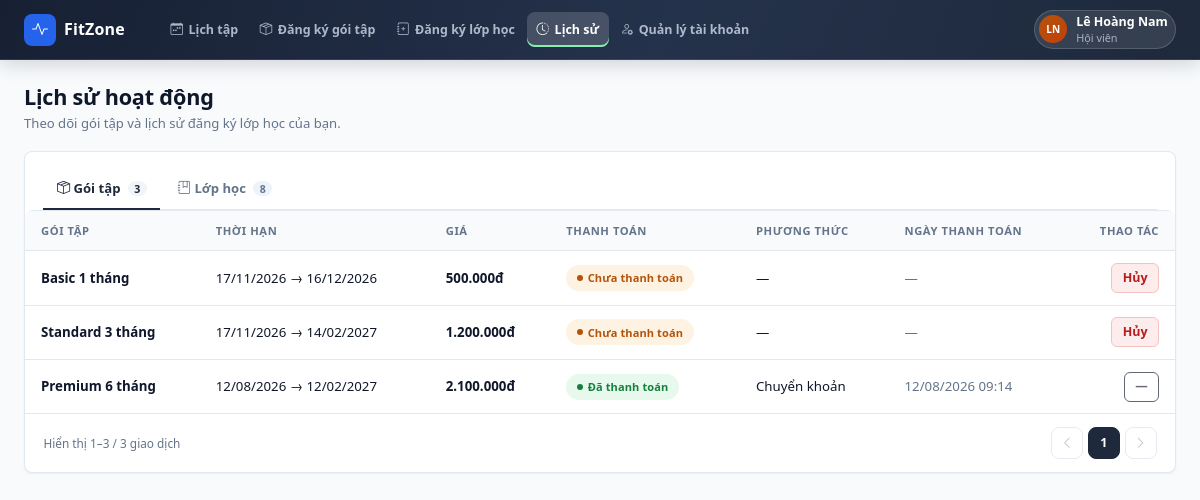
The page /customer/history.php (signed in) on the database as committed earlier.
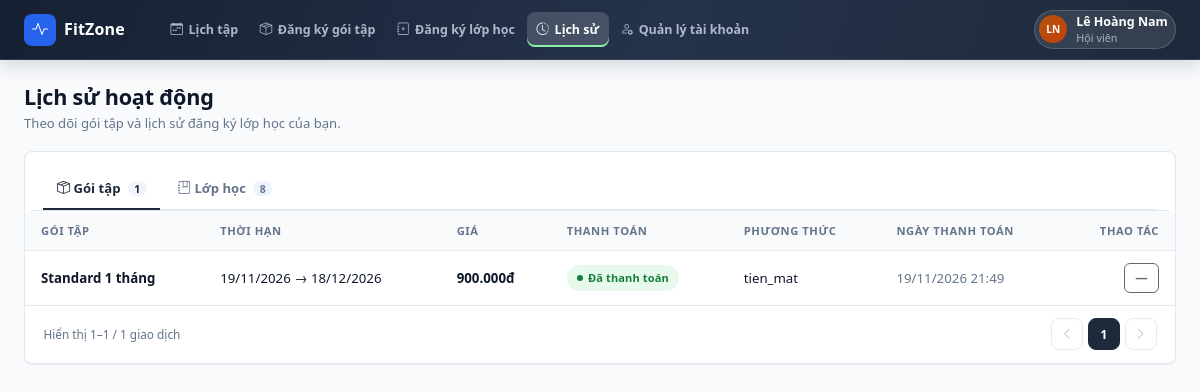
The same page on the database as committed later.
### tables this page shows
CREATE TABLE `tai_khoan` (
  `id` int(10) unsigned NOT NULL AUTO_INCREMENT,
  `ten_dang_nhap` varchar(50) NOT NULL,
  `mat_khau` varchar(255) NOT NULL,
  `ho_ten` varchar(100) NOT NULL,
  `vai_tro` varchar(20) NOT NULL DEFAULT 'customer',
  `trang_thai` tinyint(1) NOT NULL DEFAULT 1,
  `created_at` datetime NOT NULL DEFAULT current_timestamp(),
  PRIMARY KEY (`id`),
  UNIQUE KEY `uq_tai_khoan_ten` (`ten_dang_nhap`)
);

CREATE TABLE `hoi_vien` (
  `id` int(10) unsigned NOT NULL AUTO_INCREMENT,
  `tai_khoan_id` int(10) unsigned DEFAULT NULL,
  `ho_ten` varchar(100) NOT NULL,
  `sdt` varchar(15) NOT NULL,
  `email` varchar(100) NOT NULL,
  `gioi_tinh` varchar(10) DEFAULT NULL,
  `ngay_sinh` date DEFAULT NULL,
  `dia_chi` varchar(255) DEFAULT NULL,
  `ghi_chu` text DEFAULT NULL,
  `chieu_cao` decimal(5,1) DEFAULT NULL,
  `can_nang` decimal(5,1) DEFAULT NULL,
  `muc_tieu` varchar(100) DEFAULT NULL,
  `trang_thai` varchar(20) NOT NULL DEFAULT 'hoat_dong',
  `deleted_at` datetime DEFAULT NULL,
  `created_at` datetime NOT NULL DEFAULT current_timestamp(),
  `updated_at` datetime NOT NULL DEFAULT current_timestamp() ON UPDATE current_timestamp(),
  PRIMARY KEY (`id`),
  UNIQUE KEY `uq_hoi_vien_email` (`email`),
  KEY `fk_hoi_vien_tai_khoan` (`tai_khoan_id`),
  CONSTRAINT `fk_hoi_vien_tai_khoan` FOREIGN KEY (`tai_khoan_id`) REFERENCES `tai_khoan` (`id`) ON DELETE SET NULL
);

CREATE TABLE `dang_ky_goi` (
  `id` int(10) unsigned NOT NULL AUTO_INCREMENT,
  `hoi_vien_id` int(10) unsigned NOT NULL,
  `goi_tap_id` int(10) unsigned NOT NULL,
  `ngay_bat_dau` date NOT NULL,
  `ngay_ket_thuc` date NOT NULL,
  `gia_tai_thoi_diem` bigint(20) NOT NULL,
  `gia_niem_yet` bigint(20) DEFAULT NULL,
  `so_tien_giam` bigint(20) NOT NULL DEFAULT 0,
  `trang_thai` varchar(30) NOT NULL DEFAULT 'chua_thanh_toan',
  `loai_giao_dich` varchar(20) NOT NULL DEFAULT 'mua_moi',
  `dang_ky_goc_id` int(10) unsigned DEFAULT NULL,
  `phuong_thuc` varchar(30) DEFAULT NULL,
  `ngay_thanh_toan` datetime DEFAULT NULL,
  `nhan_vien_id` int(10) unsigned DEFAULT NULL,
  `created_at` datetime NOT NULL DEFAULT current_timestamp(),
  `updated_at` datetime NOT NULL DEFAULT current_timestamp() ON UPDATE current_timestamp(),
  PRIMARY KEY (`id`),
  KEY `fk_dang_ky_goi_hoi_vien` (`hoi_vien_id`),
  KEY `fk_dang_ky_goi_goi_tap` (`goi_tap_id`),
  KEY `fk_dang_ky_goi_nhan_vien` (`nhan_vien_id`),
  KEY `fk_dang_ky_goi_goc` (`dang_ky_goc_id`),
  CONSTRAINT `fk_dang_ky_goi_goc` FOREIGN KEY (`dang_ky_goc_id`) REFERENCES `dang_ky_goi` (`id`) ON DELETE SET NULL,
  CONSTRAINT `fk_dang_ky_goi_goi_tap` FOREIGN KEY (`goi_tap_id`) REFERENCES `goi_tap` (`id`),
  CONSTRAINT `fk_dang_ky_goi_hoi_vien` FOREIGN KEY (`hoi_vien_id`) REFERENCES `hoi_vien` (`id`),
  CONSTRAINT `fk_dang_ky_goi_nhan_vien` FOREIGN KEY (`nhan_vien_id`) REFERENCES `tai_khoan` (`id`) ON DELETE SET NULL
);

CREATE TABLE `goi_tap` (
  `id` int(10) unsigned NOT NULL AUTO_INCREMENT,
  `ten_goi` varchar(100) NOT NULL,
  `thoi_han_ngay` int(11) NOT NULL,
  `gia` bigint(20) NOT NULL,
  `mo_ta` text DEFAULT NULL,
  `cap_do` varchar(20) NOT NULL DEFAULT 'basic',
  `trang_thai` varchar(20) NOT NULL DEFAULT 'dang_ban',
  `deleted_at` datetime DEFAULT NULL,
  `created_at` datetime NOT NULL DEFAULT current_timestamp(),
  `updated_at` datetime NOT NULL DEFAULT current_timestamp() ON UPDATE current_timestamp(),
  PRIMARY KEY (`id`)
);

### common/functions.php (called while the page is built, shortened)
<?php
function common_root_url(): string
{
    $script = str_replace('\\', '/', (string) ($_SERVER['SCRIPT_NAME'] ?? ''));
    $directory = trim(basename(dirname($script)), '/');
    if (in_array($directory, ['admin', 'customer', 'instructor', 'common'], true)) {
        return rtrim(dirname(dirname($script)), '/');
    }
    return rtrim(dirname($script), '/');
}
function common_url(string $path = '/'): string
{
    $path = '/' . ltrim($path, '/');
    $map = [
        '/' => '/index.php',
        '/login' => '/login.php',
        '/register' => '/register.php',
        '/admin' => '/admin/index.php',
        '/customer' => '/customer/index.php',
        '/instructor' => '/instructor/index.php',
    ];
    if (isset($map[$path])) {
        $path = $map[$path];
    } elseif (
        !str_contains($path, '.')
        && !str_contains($path, '#')
        && !str_starts_with($path, '/common/')
    ) {
        $path .= '.php';
    }
    return common_root_url() . $path;
}
function url(string $path = '/'): string
{
    return common_url($path);
}
function e(mixed $value): string
{
    return htmlspecialchars((string) $value, ENT_QUOTES, 'UTF-8');
}

### common/data/user.php (called while the page is built, shortened)
<?php
if (!function_exists('app_user')) {
    function app_user(string $role): array
    {
        $labels = [
            'admin' => 'Quản trị viên',
            'instructor' => 'Giáo viên',
            'customer' => 'Hội viên',
        ];
        $name = '';
        $email = '';
        $account = common_user();
        if ($account) {
            $name = (string) $account['ho_ten'];
            $id = (int) $account['id'];
            $conn = view_db();
            if ($role === 'instructor') {
                $stmt = $conn->prepare('SELECT email FROM giao_vien WHERE tai_khoan_id = ? LIMIT 1');
            } elseif ($role === 'customer') {
                $stmt = $conn->prepare('SELECT email FROM hoi_vien WHERE tai_khoan_id = ? LIMIT 1');
            } else {
                $stmt = null;
            }
            if ($stmt) {
                $stmt->bind_param('i', $id);
                $stmt->execute();
                $profile = $stmt->get_result()->fetch_assoc();
                $email = (string) ($profile['email'] ?? '');
            }
        }
        return [
            'name'  => $name,
            'sub'   => $labels[$role] ?? 'Thành viên',
            'email' => $email,
        ];
    }
}

### common/bootstrap.php (called while the page is built, shortened)
<?php
require_once __DIR__ . '/functions.php';
require_once __DIR__ . '/components/ui.php';
function common_db(): mysqli
{
    static $db = null;
    if ($db === null) {
        $db = require __DIR__ . '/mysql/connect_mysql.php';
    }
    return $db;
}
function common_user(): ?array
{
    $id = (int) ($_SESSION['tai_khoan_id'] ?? 0);
    $stmt = common_db()->prepare(
        'SELECT id, ten_dang_nhap, ho_ten, vai_tro, trang_thai FROM tai_khoan WHERE id = ? LIMIT 1'
    );
    $stmt->bind_param('i', $id);
    $stmt->execute();
    $user = $stmt->get_result()->fetch_assoc() ?: null;
    return $user;
}

### common/data/common.php (called while the page is built, shortened)
<?php
function view_current_account_id(): int
{
    return (int) ($_SESSION['tai_khoan_id'] ?? 0);
}
function view_cast_ints(array $rows, array $keys): array
{
    foreach ($rows as &$row) {
        foreach ($keys as $key) {
            if (isset($row[$key])) {
                $row[$key] = (int) $row[$key];
            }
        }
    }
    return $rows;
}

### common/data/customer.php (called while the page is built, shortened)
<?php
function view_member_id(): int
{
    $conn = view_db();
    $accountId = view_current_account_id();
    if ($accountId > 0) {
        $stmt = $conn->prepare(
            'SELECT id FROM hoi_vien
              WHERE tai_khoan_id = ? AND trang_thai = "hoat_dong" AND deleted_at IS NULL
              LIMIT 1'
        );
        $stmt->bind_param('i', $accountId);
        $stmt->execute();
        $row = $stmt->get_result()->fetch_assoc();
        if ($row) {
            return (int) $row['id'];
        }
    }
    return 0;
}
function data_customer_packages(): array
{
    $conn = view_db();
    $id = view_member_id();
    $stmt = $conn->prepare(
        'SELECT d.id AS id, gt.ten_goi AS name,
                DATE_FORMAT(d.ngay_bat_dau, "%d/%m/%Y") AS `from`,
                DATE_FORMAT(d.ngay_ket_thuc, "%d/%m/%Y") AS `to`,
                d.gia_tai_thoi_diem AS price, d.trang_thai AS payment,
                d.loai_giao_dich, d.so_tien_giam,
                COALESCE(d.phuong_thuc, "—") AS method,
                COALESCE(DATE_FORMAT(d.ngay_thanh_toan, "%d/%m/%Y %H:%i"), "—") AS paid_at
           FROM dang_ky_goi d JOIN goi_tap gt ON gt.id = d.goi_tap_id
          WHERE d.hoi_vien_id = ?
          ORDER BY d.ngay_bat_dau DESC'
    );
    $stmt->bind_param('i', $id);
    $stmt->execute();
    $rows = $stmt->get_result()->fetch_all(MYSQLI_ASSOC);
    return view_cast_ints($rows, ['id', 'price', 'so_tien_giam']);
}

### customer/history.php (the view, shortened to what the rows shown need)
<?php
require __DIR__ . '/../common/bootstrap.php';
$menu = require __DIR__ . '/../common/menus/customer.php';
$appRole = 'customer';
$packages = data_customer_packages();
$historyTab = ($_GET['tab'] ?? '') === 'classes' ? 'classes' : 'packages';
$historyPerPage = 10;
$totalPackages = count($packages);
$packagesPage = max(1, min((int) ($_GET['page'] ?? 1), max(1, (int) ceil($totalPackages / $historyPerPage))));
$packages = array_slice($packages, ($packagesPage - 1) * $historyPerPage, $historyPerPage);
$partials = __DIR__ . '/../common/partials';
require $partials . '/head.php';
?>
<div class="app-shell">
    <div class="app-main">
        <?php require $partials . '/topbar.php'; ?>
        <main class="app-content" id="main-content">
<div class="page-head">
    <div>
        <h1>Lịch sử hoạt động</h1>
    </div>
</div>
<div class="app-card">
    <div class="tab-content">
        <div class="tab-pane fade <?= $historyTab === 'packages' ? 'show active' : '' ?>" id="pane-packages" role="tabpanel" aria-labelledby="tab-packages" tabindex="0">
            <div class="app-table-wrap">
                <table class="app-table">
                    <thead>
                        <tr>
                            <th>Gói tập</th>
                            <th>Thời hạn</th>
                            <th>Giá</th>
                            <th>Thanh toán</th>
                            <th>Phương thức</th>
                            <th>Ngày thanh toán</th>
                            <th class="cell-actions">Thao tác</th>
                        </tr>
                    </thead>
                    <tbody>
                        <?php foreach ($packages as $row): ?>
                            <tr data-row>
                                <td class="cell-strong"><?= e($row['name']) ?></td>
                                <td><?= e($row['from']) ?> → <?= e($row['to']) ?></td>
                                <td class="cell-strong"><?= e(money($row['price'])) ?></td>
                                <td data-status-cell><?= status_badge($row['payment']) ?></td>
                                <td><?= e($row['method']) ?></td>
                                <td class="text-muted-2"><?= e($row['paid_at']) ?></td>
                                <td class="cell-actions">
                                    <?php if ($row['payment'] === 'chua_thanh_toan'): ?>
                                        <button class="btn btn-danger-soft btn-sm" type="button"
                                                data-cancel-package-id="<?= (int) $row['id'] ?>"
                                                data-cancel-package-name="<?= e($row['name']) ?>">Hủy</button>
                                    <?php else: ?>
                                        <button class="btn btn-ghost btn-sm" type="button" disabled>—</button>
                                    <?php endif; ?>
                                </td>
                            </tr>
                        <?php endforeach; ?>
                    </tbody>
                </table>
            </div>
        </div>
    </div>
</div>
        </main>
    </div>
</div>
<?php require $partials . '/foot.php'; ?>

### common/partials/topbar.php (shortened to what the rows shown need)
<?php
require_once __DIR__ . '/../data/user.php';
$user = app_user($appRole);
$accountHref = '/' . $appRole . '/account';
?>
<header class="app-topbar">
    <a class="app-user text-decoration-none" href="<?= e(url($accountHref)) ?>" aria-label="Mở trang quản lý tài khoản">
        <span class="app-user-meta">
            <strong><?= e($user['name']) ?></strong>
            <span><?= e($user['sub']) ?></span>
        </span>
    </a>
</header>

### common/components/ui.php (shortened to what the rows shown need)
<?php
if (!function_exists('badge')) {
    function badge(string $label, string $variant = 'primary', bool $dot = true): string
    {
        $dotClass = $dot ? '' : ' no-dot';
        return '<span class="badge-status ' . e($variant) . $dotClass . '">' . e($label) . '</span>';
    }
}
if (!function_exists('status_badge')) {
    function status_badge(string $status): string
    {
        $map = [
            'hoat_dong' => ['Đang hoạt động', 'success'],
            'ngung_hoat_dong' => ['Ngừng hoạt động', 'muted'],
            'dang_mo' => ['Đang mở', 'success'],
            'sap_mo' => ['Sắp mở', 'warning'],
            'da_dong' => ['Đã đóng', 'muted'],
            'dang_ban' => ['Đang bán', 'success'],
            'ngung_ban' => ['Ngừng bán', 'muted'],
            'da_huy' => ['Đã hủy', 'danger'],
            'da_thanh_toan' => ['Đã thanh toán', 'success'],
            'chua_thanh_toan' => ['Chưa thanh toán', 'warning'],
            'dang_ky' => ['Đã đăng ký', 'primary'],
            'bi_khoa' => ['Đã khóa', 'danger'],
        ];
        [$label, $variant] = $map[$status] ?? [$status, 'muted'];
        return badge($label, $variant);
    }
}
if (!function_exists('money')) {
    function money(int|float $amount): string
    {
        return number_format((float) $amount, 0, ',', '.') . 'đ';
    }
}

Rows that differ between the two databases and show on the page:
removed dang_ky_goi: goi_tap.ten_goi "Basic 1 tháng", from "17/11/2026", to "16/12/2026", gia_tai_thoi_diem "500.000đ", label "Chưa thanh toán", method "—", paid_at "—"
removed dang_ky_goi: goi_tap.ten_goi "Standard 3 tháng", from "17/11/2026", to "14/02/2027", gia_tai_thoi_diem "1.200.000đ", label "Chưa thanh toán", method "—", paid_at "—"
removed dang_ky_goi: goi_tap.ten_goi "Premium 6 tháng", from "12/08/2026", to "12/02/2027", gia_tai_thoi_diem "2.100.000đ", label "Đã thanh toán", method "Chuyển khoản", paid_at "12/08/2026 09:14"
added dang_ky_goi: goi_tap.ten_goi "Standard 1 tháng", from "19/11/2026", to "18/12/2026", gia_tai_thoi_diem "900.000đ", label "Đã thanh toán", method "tien_mat", paid_at "19/11/2026 21:49"
Other text that changed with them:
$totalPackages: "3" → "1"
$to: "3" → "1"
$total: "3" → "1"
